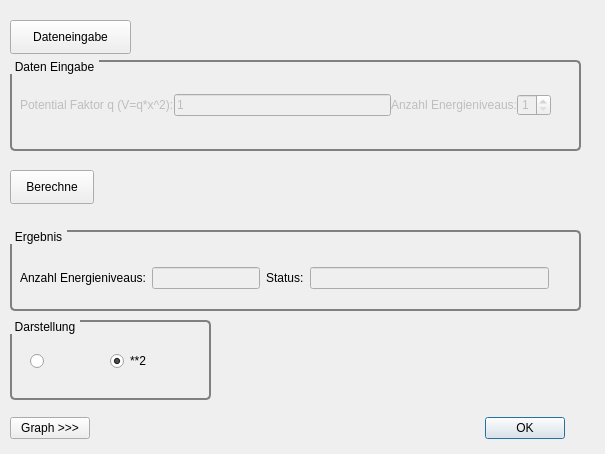
<?xml version="1.0" encoding="UTF-8"?>
<ui version="4.0">
 <class>dlgQuantenHarmonischerOszillator</class>
 <widget class="QDialog" name="dlgQuantenHarmonischerOszillator">
  <property name="geometry">
   <rect>
    <x>0</x>
    <y>0</y>
    <width>605</width>
    <height>454</height>
   </rect>
  </property>
  <property name="windowTitle">
   <string>harmonischer Quanten Oszillator</string>
  </property>
  <widget class="QPushButton" name="pbBerechne">
   <property name="geometry">
    <rect>
     <x>10</x>
     <y>170</y>
     <width>84</width>
     <height>34</height>
    </rect>
   </property>
   <property name="text">
    <string>Berechne</string>
   </property>
  </widget>
  <widget class="QWidget" name="layoutWidget">
   <property name="geometry">
    <rect>
     <x>10</x>
     <y>410</y>
     <width>555</width>
     <height>36</height>
    </rect>
   </property>
   <layout class="QHBoxLayout" name="horizontalLayout_3">
    <item>
     <widget class="QPushButton" name="pbGraphik">
      <property name="text">
       <string>Graph &gt;&gt;&gt;</string>
      </property>
     </widget>
    </item>
    <item>
     <spacer name="horizontalSpacer">
      <property name="orientation">
       <enum>Qt::Horizontal</enum>
      </property>
      <property name="sizeHint" stdset="0">
       <size>
        <width>98</width>
        <height>20</height>
       </size>
      </property>
     </spacer>
    </item>
    <item>
     <widget class="QDialogButtonBox" name="buttonBox">
      <property name="orientation">
       <enum>Qt::Horizontal</enum>
      </property>
      <property name="standardButtons">
       <set>QDialogButtonBox::Ok</set>
      </property>
     </widget>
    </item>
   </layout>
  </widget>
  <widget class="QWidget" name="verticalLayoutWidget">
   <property name="geometry">
    <rect>
     <x>660</x>
     <y>80</y>
     <width>391</width>
     <height>361</height>
    </rect>
   </property>
   <layout class="QVBoxLayout" name="lyGraph"/>
  </widget>
  <widget class="QGroupBox" name="gbDatenEingabe">
   <property name="enabled">
    <bool>false</bool>
   </property>
   <property name="geometry">
    <rect>
     <x>10</x>
     <y>60</y>
     <width>571</width>
     <height>91</height>
    </rect>
   </property>
   <property name="styleSheet">
    <string notr="true">QGroupBox {
    background-color: qlineargradient(x1: 0, y1: 0, x2: 0, y2: 1,
                                      stop: 0 #00E0E0, stop: 1 #FFFFFF);
    border: 2px solid gray;
    border-radius: 5px;
    margin-top: 1ex; /* leave space at the top for the title */
}

QGroupBox::title {
    subcontrol-origin: margin;
    subcontrol-position: top left; /* position at the top left */
    padding: 0 3px;
color: black;
    background-color: qlineargradient(x1: 0, y1: 0, x2: 0, y2: 1,
                                      stop: 0 #FF0ECE, stop: 1 #FFFFFF);
}</string>
   </property>
   <property name="title">
    <string>Daten Eingabe</string>
   </property>
   <widget class="QWidget" name="layoutWidget_3">
    <property name="geometry">
     <rect>
      <x>10</x>
      <y>20</y>
      <width>531</width>
      <height>50</height>
     </rect>
    </property>
    <layout class="QHBoxLayout" name="hlySchieferWurf">
     <property name="spacing">
      <number>0</number>
     </property>
     <item>
      <widget class="QLabel" name="lbPotentialFaktor">
       <property name="enabled">
        <bool>false</bool>
       </property>
       <property name="toolTip">
        <string/>
       </property>
       <property name="text">
        <string>Potential Faktor q (V=q*x^2):</string>
       </property>
      </widget>
     </item>
     <item>
      <widget class="QLineEdit" name="lePotentialFaktorInput">
       <property name="enabled">
        <bool>false</bool>
       </property>
       <property name="maximumSize">
        <size>
         <width>998</width>
         <height>16777215</height>
        </size>
       </property>
       <property name="toolTip">
        <string>Potentialbreite</string>
       </property>
       <property name="text">
        <string>1</string>
       </property>
       <property name="maxLength">
        <number>100</number>
       </property>
      </widget>
     </item>
     <item>
      <widget class="QLabel" name="lbAnzahlEnergieniveaus">
       <property name="enabled">
        <bool>false</bool>
       </property>
       <property name="toolTip">
        <string/>
       </property>
       <property name="text">
        <string>Anzahl Energieniveaus:</string>
       </property>
      </widget>
     </item>
     <item>
      <widget class="QSpinBox" name="spNoofEnergieNiveaus">
       <property name="minimum">
        <number>1</number>
       </property>
       <property name="maximum">
        <number>6</number>
       </property>
      </widget>
     </item>
    </layout>
   </widget>
  </widget>
  <widget class="QPushButton" name="pbEingabe">
   <property name="geometry">
    <rect>
     <x>10</x>
     <y>20</y>
     <width>121</width>
     <height>34</height>
    </rect>
   </property>
   <property name="text">
    <string>Dateneingabe</string>
   </property>
  </widget>
  <widget class="Line" name="line">
   <property name="geometry">
    <rect>
     <x>630</x>
     <y>10</y>
     <width>20</width>
     <height>441</height>
    </rect>
   </property>
   <property name="orientation">
    <enum>Qt::Vertical</enum>
   </property>
  </widget>
  <widget class="QLabel" name="lbGraphExtensionTitel">
   <property name="geometry">
    <rect>
     <x>660</x>
     <y>30</y>
     <width>321</width>
     <height>31</height>
    </rect>
   </property>
   <property name="styleSheet">
    <string notr="true">QLabel{
    border: 2px solid green;
    border-radius: 4px;
    padding: 2px;
}</string>
   </property>
   <property name="text">
    <string>Graphik Titel</string>
   </property>
  </widget>
  <widget class="QGroupBox" name="gbErgbnis">
   <property name="geometry">
    <rect>
     <x>10</x>
     <y>230</y>
     <width>571</width>
     <height>81</height>
    </rect>
   </property>
   <property name="styleSheet">
    <string notr="true">QGroupBox {
    background-color: qlineargradient(x1: 0, y1: 0, x2: 0, y2: 1,
                                      stop: 0 #00E0E0, stop: 1 #FFFFFF);
    border: 2px solid gray;
    border-radius: 5px;
    margin-top: 1ex; /* leave space at the top for the title */
}

QGroupBox::title {
    subcontrol-origin: margin;
    subcontrol-position: top left; /* position at the top left */
    padding: 0 3px;
color: black;
    background-color: qlineargradient(x1: 0, y1: 0, x2: 0, y2: 1,
                                      stop: 0 #FF0ECE, stop: 1 #FFFFFF);
}</string>
   </property>
   <property name="title">
    <string>Ergebnis</string>
   </property>
   <widget class="QWidget" name="layoutWidget">
    <property name="geometry">
     <rect>
      <x>10</x>
      <y>30</y>
      <width>529</width>
      <height>36</height>
     </rect>
    </property>
    <layout class="QHBoxLayout" name="horizontalLayout_10">
     <item>
      <layout class="QHBoxLayout" name="horizontalLayout_11">
       <item>
        <widget class="QLabel" name="lbBerechnung">
         <property name="text">
          <string>Anzahl Energieniveaus:</string>
         </property>
        </widget>
       </item>
       <item>
        <widget class="QLineEdit" name="leNoofEnergieNiveaus">
         <property name="enabled">
          <bool>false</bool>
         </property>
        </widget>
       </item>
      </layout>
     </item>
     <item>
      <widget class="QLabel" name="lbStatus">
       <property name="text">
        <string>Status:</string>
       </property>
      </widget>
     </item>
     <item>
      <widget class="QLineEdit" name="leStatus">
       <property name="enabled">
        <bool>false</bool>
       </property>
      </widget>
     </item>
    </layout>
   </widget>
  </widget>
  <widget class="QGroupBox" name="gbDarstellung">
   <property name="geometry">
    <rect>
     <x>10</x>
     <y>320</y>
     <width>201</width>
     <height>80</height>
    </rect>
   </property>
   <property name="styleSheet">
    <string notr="true">QGroupBox {
    background-color: qlineargradient(x1: 0, y1: 0, x2: 0, y2: 1,
                                      stop: 0 #00E0E0, stop: 1 #FFFFFF);
    border: 2px solid gray;
    border-radius: 5px;
    margin-top: 1ex; /* leave space at the top for the title */
}

QGroupBox::title {
    subcontrol-origin: margin;
    subcontrol-position: top left; /* position at the top left */
    padding: 0 3px;
color: black;
    background-color: qlineargradient(x1: 0, y1: 0, x2: 0, y2: 1,
                                      stop: 0 #FF0ECE, stop: 1 #FFFFFF);
}</string>
   </property>
   <property name="title">
    <string>Darstellung</string>
   </property>
   <widget class="QRadioButton" name="rbPsi">
    <property name="geometry">
     <rect>
      <x>20</x>
      <y>30</y>
      <width>61</width>
      <height>22</height>
     </rect>
    </property>
    <property name="text">
     <string/>
    </property>
    <property name="icon">
     <iconset>
      <normaloff>../../Apps/PycharmProjects/Physik/icons8-psi-48.png</normaloff>../../Apps/PycharmProjects/Physik/icons8-psi-48.png</iconset>
    </property>
    <property name="iconSize">
     <size>
      <width>32</width>
      <height>16</height>
     </size>
    </property>
   </widget>
   <widget class="QRadioButton" name="rbPsiSquare">
    <property name="geometry">
     <rect>
      <x>100</x>
      <y>30</y>
      <width>71</width>
      <height>22</height>
     </rect>
    </property>
    <property name="text">
     <string>**2</string>
    </property>
    <property name="icon">
     <iconset>
      <normaloff>../../Apps/PycharmProjects/Physik/icons8-psi-48.png</normaloff>../../Apps/PycharmProjects/Physik/icons8-psi-48.png</iconset>
    </property>
    <property name="checked">
     <bool>true</bool>
    </property>
   </widget>
  </widget>
 </widget>
 <resources/>
 <connections>
  <connection>
   <sender>buttonBox</sender>
   <signal>accepted()</signal>
   <receiver>dlgQuantenHarmonischerOszillator</receiver>
   <slot>accept()</slot>
   <hints>
    <hint type="sourcelabel">
     <x>248</x>
     <y>254</y>
    </hint>
    <hint type="destinationlabel">
     <x>157</x>
     <y>274</y>
    </hint>
   </hints>
  </connection>
 </connections>
</ui>
